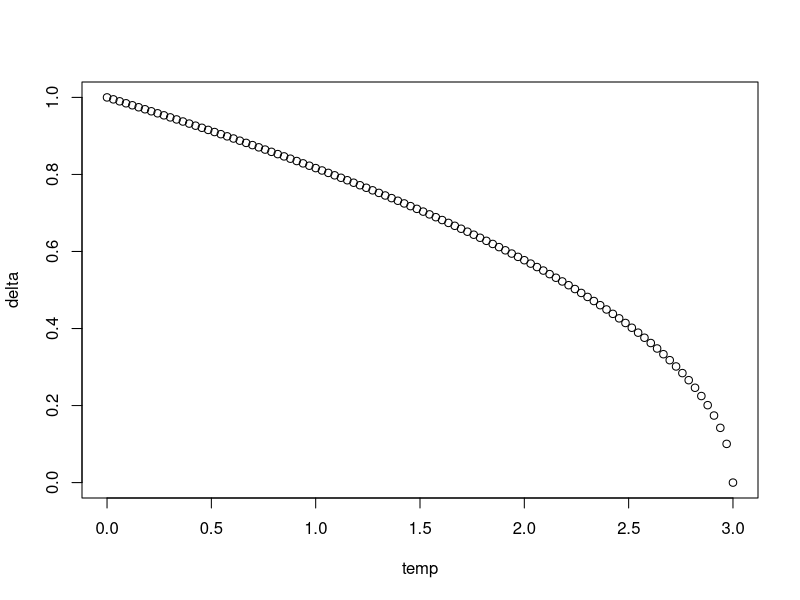

Generate this figure with R:
# A quick script to plot some imaginary data 
library(ggplot2)


temp <- seq(0, 3, length.out=100)
delta <- sqrt(1 - (temp / 3))




plot(temp, delta)
